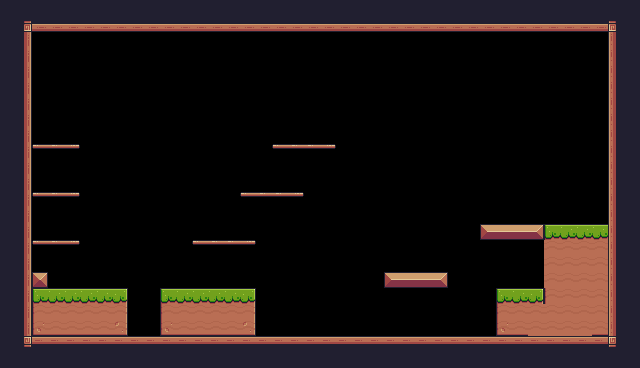

Below is a game level as drawn by its tile map, then a one-line description and the .tmx file that defines it, in full:
An orthogonal 40x23 tile map with 16x16 px tiles, 1 tile layer (Background) and 31 objects (8x Fruit, 6x Platform, 2x Saw, Player, Checkpoint, ...).

<map version="1.10" tiledversion="1.10.2" orientation="orthogonal" renderorder="right-down" width="40" height="23" tilewidth="16" tileheight="16" infinite="0" nextlayerid="6" nextobjectid="125">
 <tileset firstgid="1" source="NextGrid.tsx" />
 <layer id="1" name="Background" width="40" height="23">
  <properties>
   <property name="BackgroundColor" value="Gray" />
  </properties>
  <data encoding="csv">
24,24,24,24,24,24,24,24,24,24,24,24,24,24,24,24,24,24,24,24,24,24,24,24,24,24,24,24,24,24,24,24,24,24,24,24,112,24,24,24,
24,1073741938,134,134,134,134,134,134,134,134,134,134,134,134,134,134,134,134,134,134,134,134,134,134,134,134,134,134,134,134,134,134,134,134,134,134,134,134,3221225586,24,
24,113,0,0,0,0,0,0,0,0,0,0,0,0,0,0,0,0,0,0,0,0,0,0,0,0,0,0,0,0,0,0,0,0,0,0,0,0,111,24,
24,113,0,0,0,0,0,0,0,0,0,0,0,0,0,0,0,0,0,0,0,0,0,0,0,0,0,0,0,0,0,0,0,0,0,0,0,0,111,24,
24,113,0,0,0,0,0,0,0,0,0,0,0,0,0,0,0,0,0,0,0,0,0,0,0,0,0,0,0,0,0,0,0,0,0,0,0,0,111,24,
24,113,0,0,0,0,0,0,0,0,0,0,0,0,0,0,0,0,0,0,0,0,0,0,0,0,0,0,0,0,0,0,0,0,0,0,0,0,111,24,
24,113,0,0,0,0,0,0,0,0,0,0,0,0,0,0,0,0,0,0,0,0,0,0,0,0,0,0,0,0,0,0,0,0,0,0,0,0,111,24,
24,113,0,0,0,0,0,0,0,0,0,0,0,0,0,0,0,0,0,0,0,0,0,0,0,0,0,0,0,0,0,0,0,0,0,0,0,0,111,24,
24,113,0,0,0,0,0,0,0,0,0,0,0,0,0,0,0,0,0,0,0,0,0,0,0,0,0,0,0,0,0,0,0,0,0,0,0,0,111,24,
24,113,40,41,42,0,0,0,0,0,0,0,0,0,0,0,0,40,41,41,42,0,0,0,0,0,0,0,0,0,0,0,0,0,0,0,0,0,111,24,
24,113,0,0,0,0,0,0,0,0,0,0,0,0,0,0,0,0,0,0,0,0,0,0,0,0,0,0,0,0,0,0,0,0,0,0,0,0,111,24,
24,113,0,0,0,0,0,0,0,0,0,0,0,0,0,0,0,0,0,0,0,0,0,0,0,0,0,0,0,0,0,0,0,0,0,0,0,0,111,24,
24,113,40,41,42,0,0,0,0,0,0,0,0,0,0,40,41,41,42,0,0,0,0,0,0,0,0,0,0,0,0,0,0,0,0,0,0,0,111,24,
24,113,0,0,0,0,0,0,0,0,0,0,0,0,0,0,0,0,0,0,0,0,0,0,0,0,0,0,0,0,0,0,0,0,0,0,0,0,111,24,
24,113,0,0,0,0,0,0,0,0,0,0,0,0,0,0,0,0,0,0,0,0,0,0,0,0,0,0,0,0,13,14,14,15,7,8,8,8,111,24,
24,113,40,41,42,0,0,0,0,0,0,0,40,41,41,42,0,0,0,0,0,0,0,0,0,0,0,0,0,0,0,0,0,0,30,30,30,30,111,24,
24,113,0,0,0,50,0,0,0,0,0,0,0,0,0,0,0,0,0,0,0,0,0,0,0,0,0,0,0,0,0,0,0,0,30,30,30,30,111,24,
24,113,35,0,0,0,0,0,0,0,0,0,0,0,0,0,0,0,0,0,0,0,0,0,13,14,14,15,0,0,0,0,0,0,30,30,30,30,111,24,
24,113,7,8,8,8,8,9,0,0,7,8,8,8,8,9,0,0,0,0,0,0,0,0,0,0,0,0,0,0,0,7,8,9,29,30,30,30,111,24,
24,113,29,30,30,30,30,31,0,0,29,30,30,30,30,31,0,0,0,0,0,0,0,0,0,0,0,0,0,0,0,29,30,30,30,30,30,30,111,24,
24,113,51,52,52,52,52,53,0,0,51,52,52,52,52,53,0,0,0,0,0,0,0,0,0,0,0,0,0,0,0,51,52,30,30,30,30,52,111,24,
24,114,90,90,90,90,90,90,90,90,90,90,90,90,90,90,90,90,90,90,90,90,90,90,90,90,90,90,90,90,90,90,90,90,90,90,90,90,2147483762,24,
24,24,24,24,24,24,24,24,24,24,24,24,24,24,24,24,24,24,24,24,24,24,24,24,24,24,24,24,24,24,24,24,24,24,24,24,24,24,24,24
</data>
 </layer>
 <objectgroup id="2" name="Spawnpoints">
  <object id="3" name="Player" type="Player" x="96" y="256" width="31.3939" height="31.697" />
  <object id="108" name="Cherries" type="Fruit" x="288" y="112" width="32" height="32" />
  <object id="109" name="Apple" type="Fruit" x="256" y="160" width="32" height="32" />
  <object id="110" name="Bananas" type="Fruit" x="208" y="208" width="32" height="32" />
  <object id="111" name="Cherries" type="Fruit" x="32" y="112" width="32" height="32" />
  <object id="112" name="Orange" type="Fruit" x="32" y="160" width="32" height="32" />
  <object id="113" name="Apple" type="Fruit" x="32" y="208" width="32" height="32" />
  <object id="114" name="Bananas" type="Fruit" x="400" y="240" width="32" height="32" />
  <object id="115" name="Kiwi" type="Fruit" x="496" y="192" width="32" height="32" />
  <object id="116" type="Saw" x="416" y="144" width="32" height="32">
   <properties>
    <property name="isVertical" type="bool" value="false" />
    <property name="offNeg" type="float" value="5" />
    <property name="offPos" type="float" value="8" />
   </properties>
  </object>
  <object id="117" x="96" y="240" />
  <object id="120" type="Saw" x="368" y="160" width="32" height="32">
   <properties>
    <property name="isVertical" type="bool" value="true" />
    <property name="offNeg" type="float" value="8" />
    <property name="offPos" type="float" value="3" />
   </properties>
  </object>
  <object id="122" type="Checkpoint" x="544" y="160" width="64" height="64" />
  <object id="124" type="Chicken" x="336" y="304" width="32" height="32">
   <properties>
    <property name="isVertical" type="bool" value="false" />
    <property name="offNeg" type="float" value="5" />
    <property name="offPos" type="float" value="8" />
   </properties>
  </object>
 </objectgroup>
 <objectgroup id="5" name="Collisions">
  <object id="89" x="24" y="20" width="8" height="316" />
  <object id="91" x="24" y="336" width="592" height="8" />
  <object id="93" x="608" y="32" width="8" height="304" />
  <object id="94" x="32" y="24" width="584" height="8" />
  <object id="95" x="32" y="272" width="16" height="16" />
  <object id="96" x="32" y="288" width="96" height="48" />
  <object id="97" x="160" y="288" width="96" height="48" />
  <object id="99" x="384" y="272" width="64" height="16" />
  <object id="100" x="480" y="224" width="64" height="16" />
  <object id="101" x="496" y="288" width="48" height="48" />
  <object id="102" type="Platform" x="192" y="240" width="64" height="16" />
  <object id="103" type="Platform" x="240" y="192" width="64" height="16" />
  <object id="104" type="Platform" x="272" y="144" width="64" height="16" />
  <object id="105" type="Platform" x="32" y="144" width="48" height="16" />
  <object id="106" type="Platform" x="32" y="192" width="48" height="16" />
  <object id="107" type="Platform" x="32" y="240" width="48" height="16" />
  <object id="121" x="544" y="224" width="64" height="112" />
 </objectgroup>
</map>
